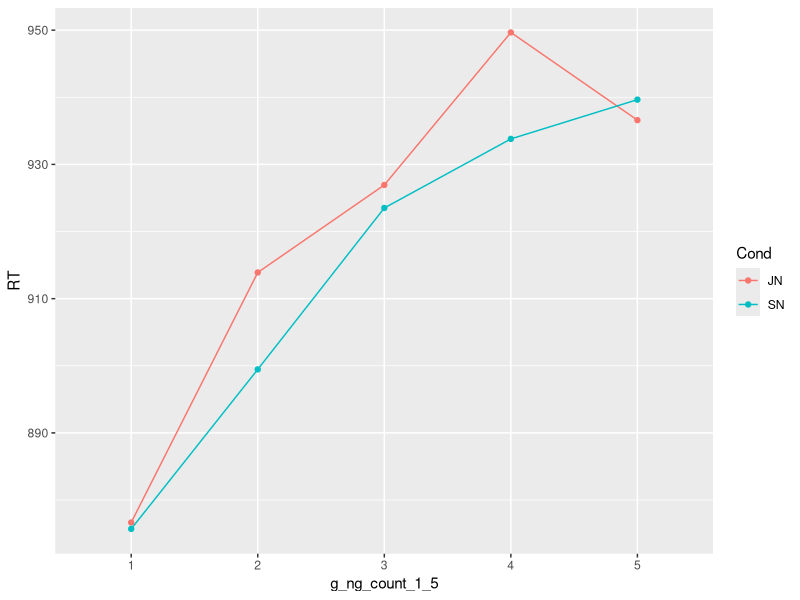
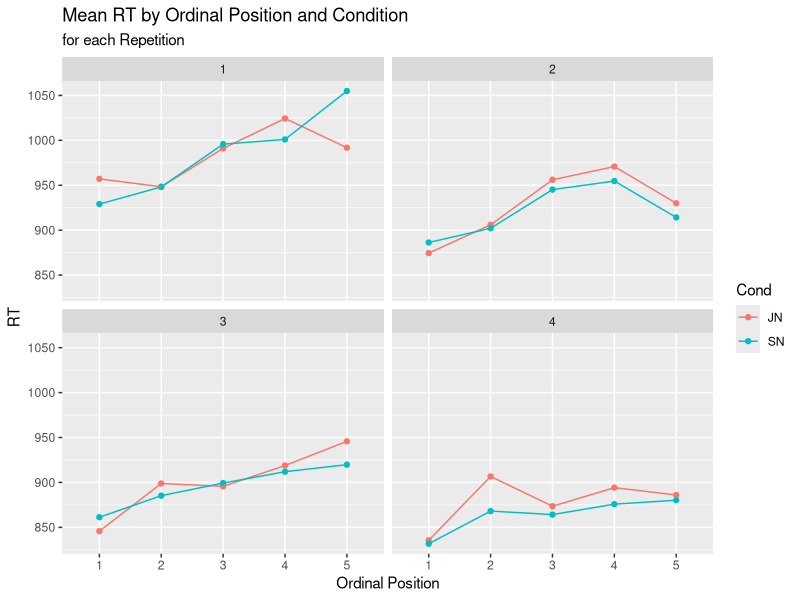
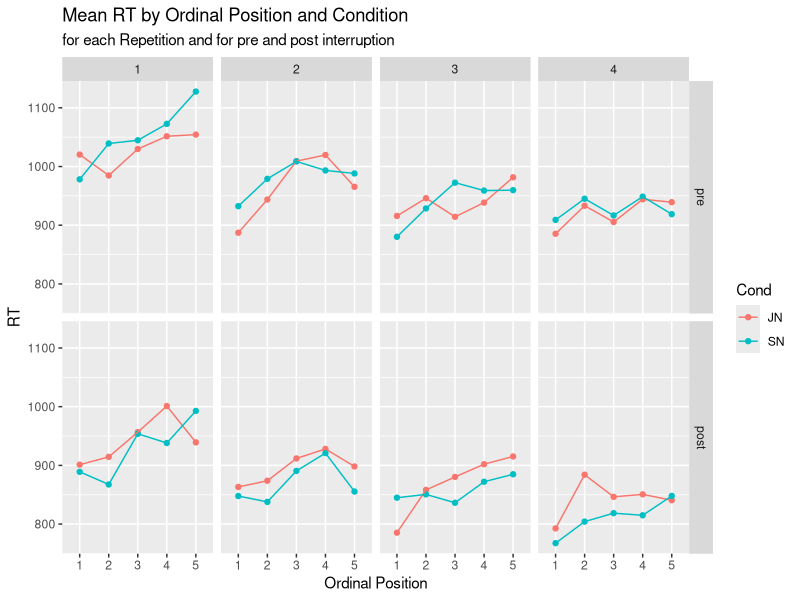
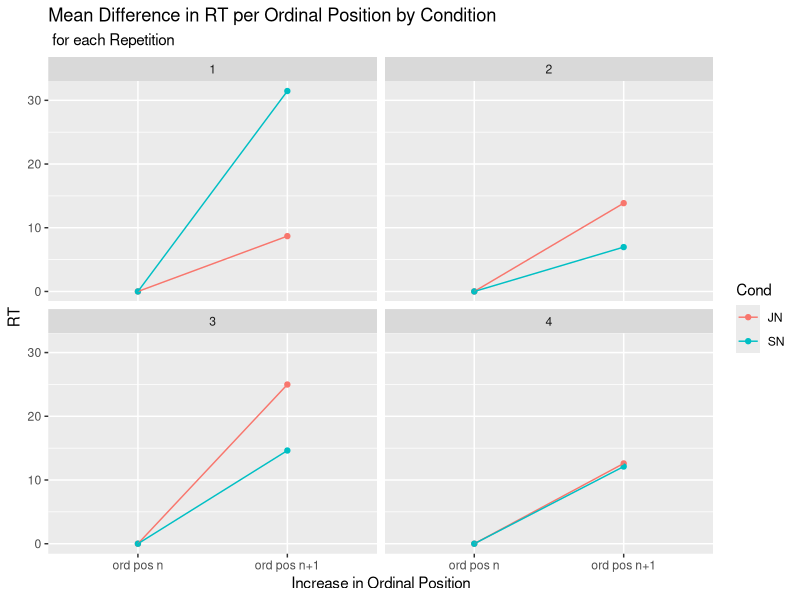
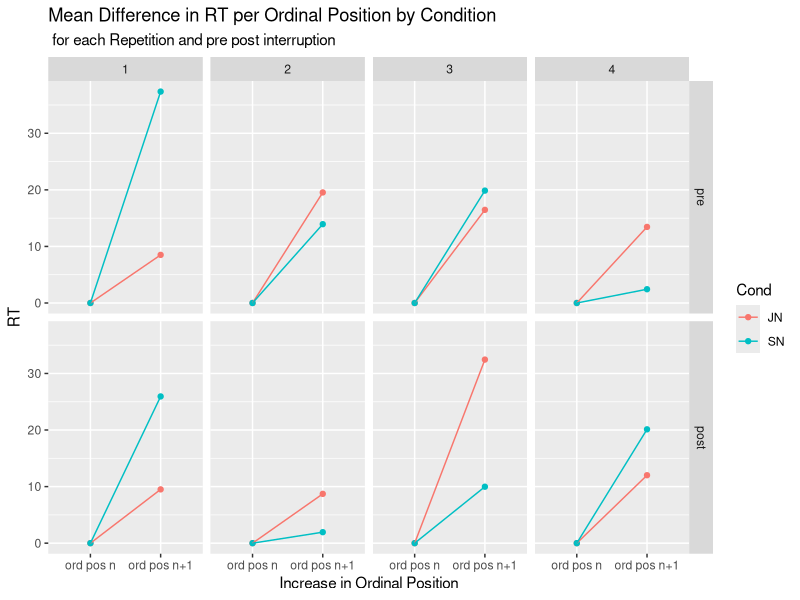
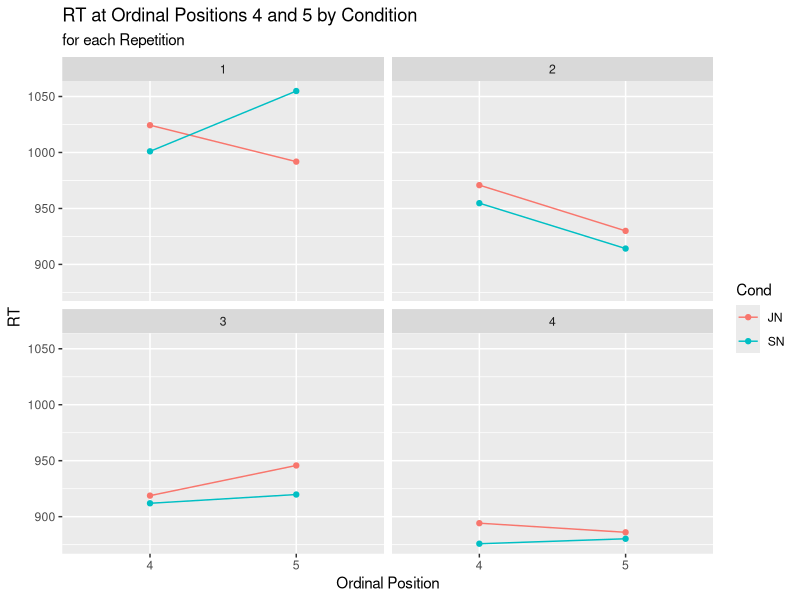

These charts were generated, in order, by the following R code: (Note: this script raises an error after producing the figures.)
################# FUUUCK
library(tidyverse)
library(ggtext)

setwd("C:/Users/Roger/Seafile/Roger_Seafile/SSI-EEG-3/SSI_4_R_project/")

#load data
a4 <- read.csv2("a4_SSI_4.csv")

#okay once again from the top
# first things first: pre-post variable for a4 data
a4[a4$subject %in% c(3,4, 7:18), "lockdown"] <- "pre"
a4[a4$subject %in% c(1,2,5,6, 18:28), "lockdown"] <- "post"

a4$lockdown <- factor(a4$lockdown, levels = c("pre", "post"))

a4$g_ng_count_1_5 <- as.factor(a4$g_ng_count_1_5)

# prep data frames for plotting
# once across all DGs
desc_across <- summarise(group_by(a4, Cond, g_ng_count_1_5), RT = mean(RT))

ord_pos <- ggplot(data = desc_across, mapping = aes(x = g_ng_count_1_5, y = RT, colour = Cond)) +
  geom_point() +
  geom_line(aes(group = Cond))
ggsave("plots/ord_pos.jpg", device = "jpg", dpi = 700)

#mean RT for ord pos by DG and Cond
desc_by_DG <- summarise(group_by(a4, g_ng_count_1_5, Cond, DG), RT = mean(RT))

#plot
ord_pos_by_DG <- ggplot(data = desc_by_DG, mapping = aes(x = g_ng_count_1_5, y = RT, colour = Cond)) +
  geom_point() +
  geom_line(aes(group = Cond)) +
  facet_wrap(desc_by_DG$DG) +
  xlab("Ordinal Position")+
  ggtitle("Mean RT by Ordinal Position and Condition", subtitle = "for each Repetition")

ggsave("plots/ord_pos_by_DG.jpg", device = "jpg", dpi = 700)

# separate for pre and post lockdown
desc_by_DG_lockdown <- summarise(group_by(a4, g_ng_count_1_5, Cond, DG, lockdown), RT = mean(RT))

#plot
ord_pos_by_DG_lockdown <- ggplot(data = desc_by_DG_lockdown, mapping = aes(x = g_ng_count_1_5, y = RT, colour = Cond)) +
  geom_point() +
  geom_line(aes(group = Cond)) +
  facet_grid(cols = vars(desc_by_DG_lockdown$DG), rows = vars(desc_by_DG_lockdown$lockdown)) +
  xlab("Ordinal Position")+
  ggtitle("Mean RT by Ordinal Position and Condition", subtitle = "for each Repetition and for pre and post interruption")

ggsave("plots/ord_pos_by_DG_lockdown.jpg", device = "jpg", dpi = 700)

# mean increase per ordinal position by DG and Cond
incr_by_DG <- summarise(group_by(a4[a4$g_ng_count_cent %in% c(-2, 2), ], g_ng_count_cent, DG, Cond), 
                        RT = mean(RT))
incr_by_DG <- mutate(group_by(incr_by_DG, Cond, DG), diff = diff(RT)/4)

incr_by_DG[incr_by_DG$g_ng_count_cent == -2, "diff"] <- 0


#plot by DG
incr_by_DG$g_ng_count_cent <- as.factor(incr_by_DG$g_ng_count_cent)

plot_incr_by_DG <- ggplot(data = incr_by_DG, mapping = aes(g_ng_count_cent, y = diff, colour = Cond)) +
  geom_point()+
  geom_line(aes(group = Cond))+
  facet_wrap(incr_by_DG$DG) +
  xlab("Increase in Ordinal Position")+
  ylab("RT")+
  ggtitle("Mean Difference in RT per Ordinal Position by Condition", subtitle = " for each Repetition")+
  scale_x_discrete(labels = c("ord pos n", "ord pos n+1"))

ggsave("plots/incr_by_DG.jpg", plot = plot_incr_by_DG, device = "jpg", dpi = 700)

#separately for lockdown pre post
# mean increase per ordinal position by DG and Cond
incr_by_DG_lockdown <- summarise(group_by(a4[a4$g_ng_count_cent %in% c(-2, 2), ], g_ng_count_cent, DG, Cond, lockdown), 
                        RT = mean(RT))
incr_by_DG_lockdown <- mutate(group_by(incr_by_DG_lockdown, Cond, DG, lockdown), diff = diff(RT)/4)

incr_by_DG_lockdown[incr_by_DG_lockdown$g_ng_count_cent == -2, "diff"] <- 0

#plot by DG and lockdown
incr_by_DG_lockdown$g_ng_count_cent <- as.factor(incr_by_DG_lockdown$g_ng_count_cent)

plot_incr_by_DG_lockdown <- ggplot(data = incr_by_DG_lockdown, mapping = aes(g_ng_count_cent, y = diff, colour = Cond)) +
  geom_point()+
  geom_line(aes(group = Cond))+
  facet_grid(cols = vars(incr_by_DG_lockdown$DG), rows = vars(incr_by_DG_lockdown$lockdown)) +
  xlab("Increase in Ordinal Position")+
  ylab("RT")+
  ggtitle("Mean Difference in RT per Ordinal Position by Condition", subtitle = " for each Repetition and pre post interruption")+
  scale_x_discrete(labels = c("ord pos n", "ord pos n+1"))

ggsave("plots/incr_by_DG_lockdown.jpg", device = "jpg", dpi = 700)

## Dip from Ord Pos 4 to 5
#by DG
desc_by_DG_4_5 <- summarise(group_by(a4[a4$g_ng_count_1_5 %in% c("4", "5"), ], 
                                 Cond, DG, g_ng_count_1_5),
                        RT = mean(RT))
# plot it
ord_pos_1_5_by_DG <- ggplot(data = desc_by_DG_4_5, 
                            mapping = aes(x = g_ng_count_1_5, y = RT, colour = Cond)) +
  geom_point() +
  geom_line(aes(group = Cond)) +
  facet_wrap(desc_by_DG_4_5$DG, ncol = 2) +
  xlab("Ordinal Position") +
  ggtitle("RT at Ordinal Positions 4 and 5 by Condition", subtitle = "for each Repetition")

ggsave("plots/pos_4_5_by_DG.jpg", device = "jpg", dpi = 700)

#by subject
desc_by_subj_4_5 <- summarise(group_by(a4[a4$g_ng_count_1_5 %in% c("4", "5"), ], 
                                       Cond, subject, g_ng_count_1_5),
                              RT = mean(RT))

#plot it (but change levels of subject)
desc_by_subj_4_5$subject <- factor(desc_by_subj_4_5$subject, levels = subj_levels)

#plot

ord_pos_by_subj_1_5 <- ggplot(data = desc_by_subj_4_5, 
                          mapping = aes(x = g_ng_count_1_5, y = RT, colour = Cond)) +
  geom_point() +
  geom_line(aes(group = Cond)) +
  facet_wrap(desc_by_subj_4_5$subject, nrow = 7) +
  xlab("Ordinal Position") +
  ggtitle("RT at Ordinal Positions 4 and 5 by Condition and Subject", 
          subtitle = "Neighboring subjects are *mirrors of each other*") +
  theme(plot.subtitle = ggtext::element_markdown())
ggsave("plots/pos_4_5_by_subj.pdf", device = "pdf", dpi = 700, height = 15, width = 12)

#alternate display of grid
ord_pos_by_subj_1_5_alt <- ggplot(data = desc_by_subj_4_5, 
                          mapping = aes(x = g_ng_count_1_5, y = RT, colour = Cond)) +
  geom_point() +
  geom_line(aes(group = Cond)) +
  facet_wrap(desc_by_subj_4_5$subject, ncol = 6) +
  xlab("Ordinal Position") +
  ggtitle("RT at Ordinal Positions 4 and 5 by Condition and Subject", 
          subtitle = "Neighboring subjects are *mirrors of each other*") +
  theme(plot.subtitle = ggtext::element_markdown())
ggsave("plots/pos_4_5_by_subj_alt.pdf", device = "pdf", dpi = 700, height = 10, width = 12)
